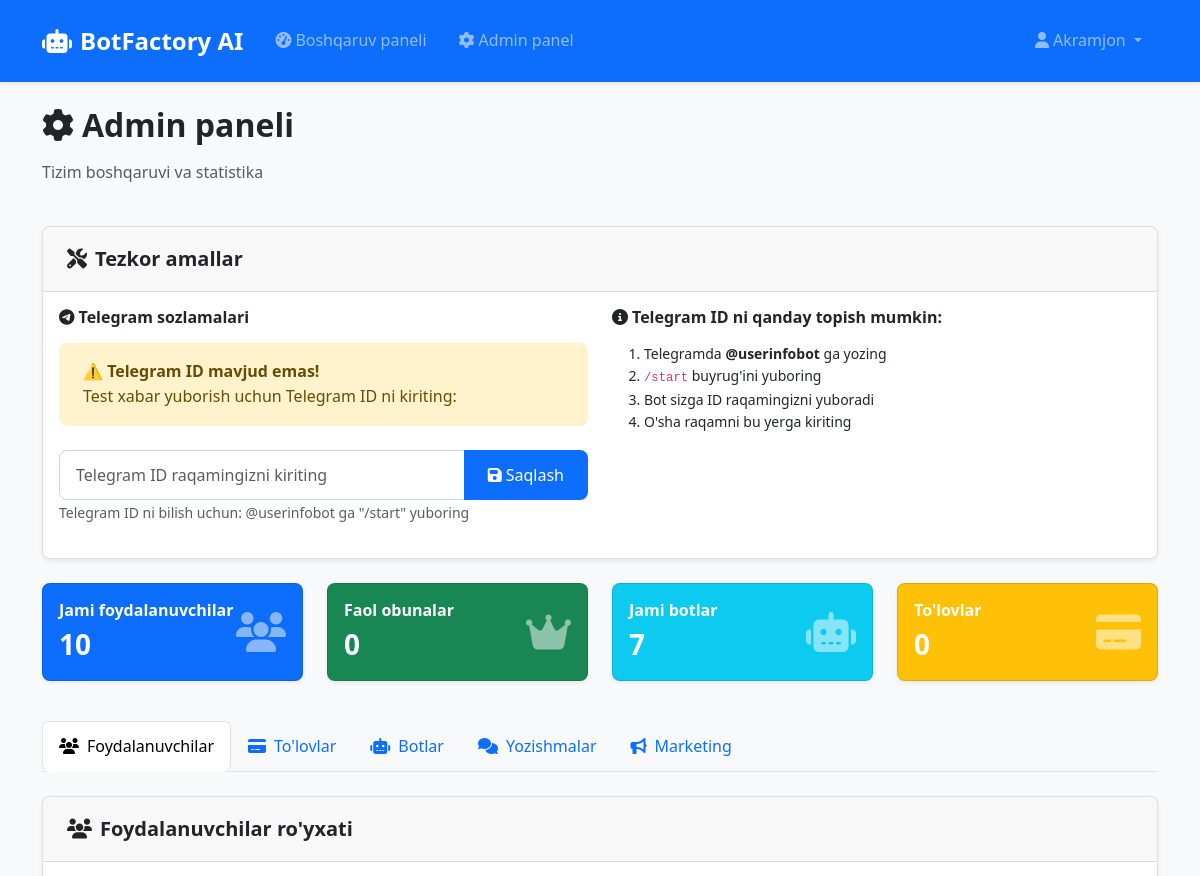
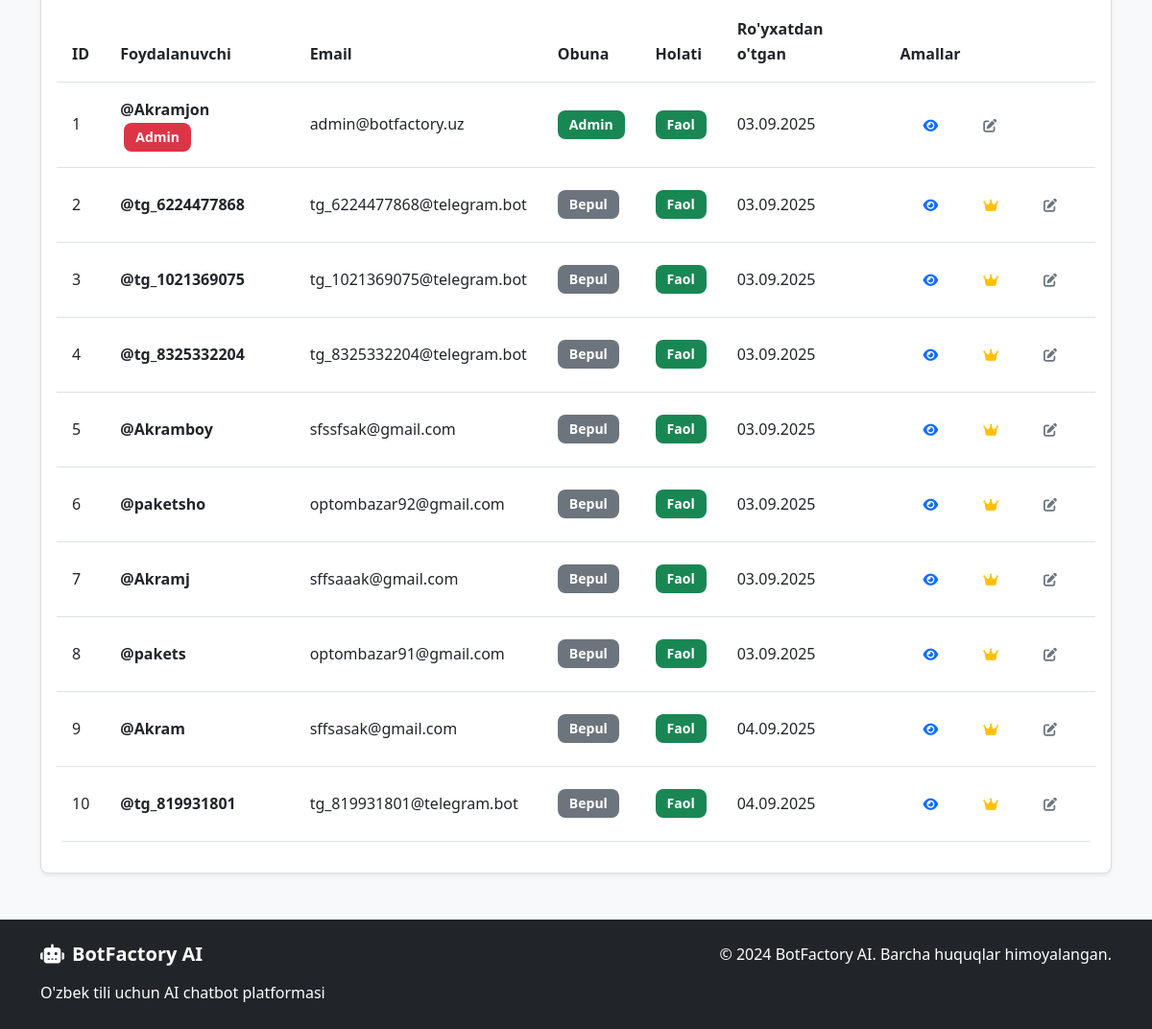
Page /admin/ (signed in) on the earlier database version (2 pictures, top to bottom).
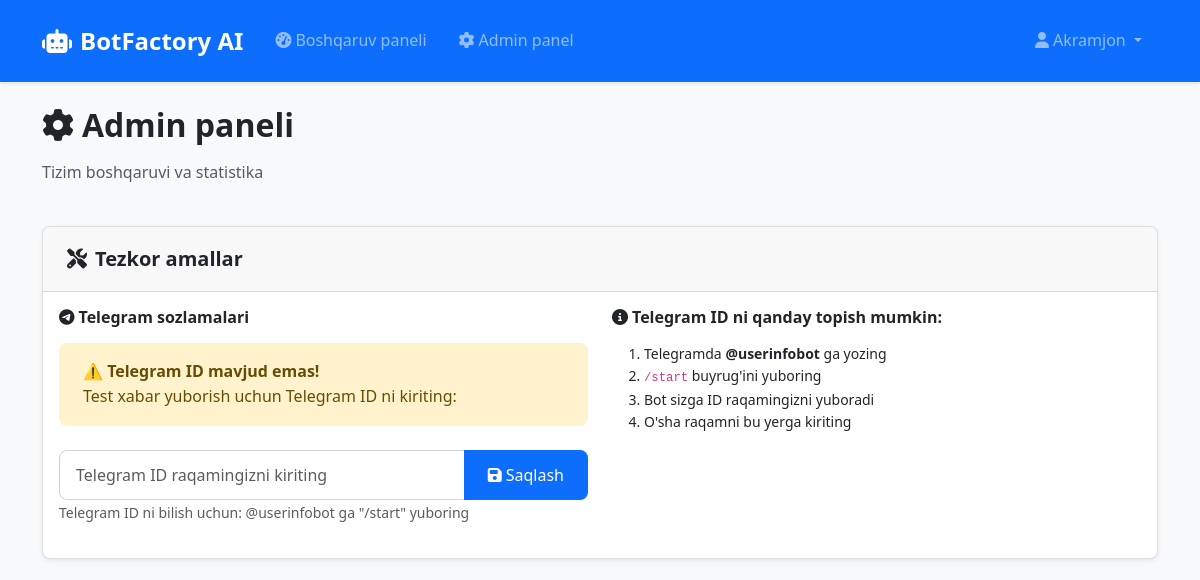
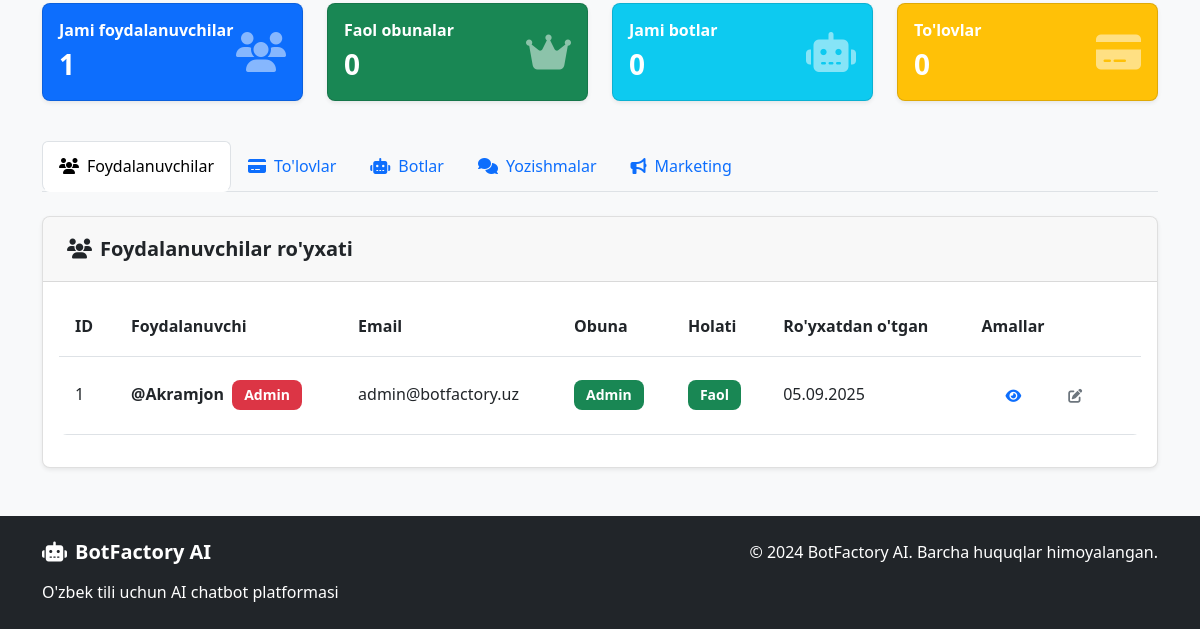
Same page on the later database version (2 pictures, top to bottom).
### models.py (models this page shows, shortened)
class User(UserMixin, db.Model):
    id = db.Column(db.Integer, primary_key=True)
    username = db.Column(db.String(64), unique=True, nullable=False)
    email = db.Column(db.String(120), unique=True, nullable=False)
    password_hash = db.Column(db.String(256), nullable=False)
    language = db.Column(db.String(2), default='uz')  # uz/ru/en
    subscription_type = db.Column(db.String(20), default='free')  # free/basic/premium/admin
    subscription_end_date = db.Column(db.DateTime)
    is_admin = db.Column(db.Boolean, default=False)
    _is_active = db.Column('is_active', db.Boolean, default=True)
    created_at = db.Column(db.DateTime, default=datetime.utcnow)
    telegram_id = db.Column(db.String(50), unique=True)
    instagram_id = db.Column(db.String(50), unique=True)
    whatsapp_number = db.Column(db.String(20), unique=True)
    phone_number = db.Column(db.String(20))
    admin_chat_id = db.Column(db.String(50))  # Admin telegram chat ID for notifications
    notification_channel = db.Column(db.String(100))  # Telegram channel for notifications
    notifications_enabled = db.Column(db.Boolean, default=False)
    bots = db.relationship('Bot', backref='owner', lazy=True, cascade='all, delete-orphan')
    payments = db.relationship('Payment', backref='user', lazy=True)
    @property
    def is_active(self):
        return self._is_active
    @is_active.setter
    def is_active(self, value):
        """Allow setting is_active"""
        self._is_active = value

### routes.py (the view)
@main_bp.route('/admin')
@main_bp.route('/admin/')
@login_required
def admin():
    if not current_user.is_admin:
        flash('Sizda admin huquqi yo\'q!', 'error')
        return redirect(url_for('main.dashboard'))
    users = User.query.all()
    payments = Payment.query.order_by(Payment.created_at.desc()).limit(50).all()
    bots = Bot.query.all()
    stats = {
        'total_users': User.query.count(),
        'active_subscriptions': User.query.filter(User.subscription_type.in_(['starter', 'basic', 'premium'])).count(),
        'total_bots': Bot.query.count(),
        'total_payments': Payment.query.filter_by(status='completed').count(),
        'monthly_revenue': Payment.query.filter(
            Payment.status == 'completed',
            Payment.created_at >= datetime.utcnow() - timedelta(days=30)
        ).count()
    }
    broadcasts = BroadcastMessage.query.order_by(BroadcastMessage.created_at.desc()).limit(10).all()
    chat_history = ChatHistory.query.order_by(ChatHistory.created_at.desc()).limit(50).all()
    return render_template('admin.html', users=users, payments=payments,
                         bots=bots, stats=stats, broadcasts=broadcasts, chat_history=chat_history)

### templates/admin.html (shortened to what this page needs)
{% extends "base.html" %}
{% block content %}
<div class="row mb-4">
    <div class="col-12">
        <h2><i class="fas fa-cog me-2"></i>Admin paneli</h2>
        <p class="text-muted">Tizim boshqaruvi va statistika</p>
    </div>
</div>
<div class="row mb-4">
    <div class="col-12">
        <div class="card">
            <div class="card-header">
                <h5 class="mb-0"><i class="fas fa-tools me-2"></i>Tezkor amallar</h5>
            </div>
            <div class="card-body">
                <div class="row">
                    <div class="col-md-6">
                        <h6><i class="fab fa-telegram me-1"></i>Telegram sozlamalari</h6>
                        {% if current_user.telegram_id %}
                        <p><strong>Sizning Telegram ID:</strong> <span class="badge bg-success">{{ current_user.telegram_id }}</span></p>
                        <form method="POST" action="{{ url_for('main.test_message') }}" style="display: inline;">
                            <button type="submit" class="btn btn-success me-2">
                                <i class="fas fa-paper-plane me-1"></i>📧 Test xabar yuborish
                            </button>
                        </form>
                        {% else %}
                        <div class="alert alert-warning">
                            <strong>⚠️ Telegram ID mavjud emas!</strong><br>
                            Test xabar yuborish uchun Telegram ID ni kiriting:
                        </div>
                        <form method="POST" action="{{ url_for('main.set_telegram_id') }}" class="mb-3">
                            <div class="input-group">
                                <input type="text" name="telegram_id" class="form-control" placeholder="Telegram ID raqamingizni kiriting" required>
                                <button type="submit" class="btn btn-primary">
                                    <i class="fas fa-save me-1"></i>Saqlash
                                </button>
                            </div>
                            <small class="text-muted">Telegram ID ni bilish uchun: @userinfobot ga "/start" yuboring</small>
                        </form>
                        {% endif %}
                    </div>
                    <div class="col-md-6">
                        <h6><i class="fas fa-info-circle me-1"></i>Telegram ID ni qanday topish mumkin:</h6>
                        <ol class="small">
                            <li>Telegramda <strong>@userinfobot</strong> ga yozing</li>
                            <li><code>/start</code> buyrug'ini yuboring</li>
                            <li>Bot sizga ID raqamingizni yuboradi</li>
                            <li>O'sha raqamni bu yerga kiriting</li>
                        </ol>
                    </div>
                </div>
            </div>
        </div>
    </div>
</div>
<div class="row mb-4">
    <div class="col-md-3 mb-3">
        <div class="card bg-primary text-white">
            <div class="card-body">
                <div class="d-flex align-items-center">
                    <div class="flex-grow-1">
                        <h6 class="card-title">Jami foydalanuvchilar</h6>
                        <h3 class="mb-0">{{ stats.total_users }}</h3>
                    </div>
                    <div class="fs-1 opacity-50">
                        <i class="fas fa-users"></i>
                    </div>
                </div>
            </div>
        </div>
    </div>
    <div class="col-md-3 mb-3">
        <div class="card bg-success text-white">
            <div class="card-body">
                <div class="d-flex align-items-center">
                    <div class="flex-grow-1">
                        <h6 class="card-title">Faol obunalar</h6>
                        <h3 class="mb-0">{{ stats.active_subscriptions }}</h3>
                    </div>
                    <div class="fs-1 opacity-50">
                        <i class="fas fa-crown"></i>
                    </div>
                </div>
            </div>
        </div>
    </div>
    <div class="col-md-3 mb-3">
        <div class="card bg-info text-white">
            <div class="card-body">
                <div class="d-flex align-items-center">
                    <div class="flex-grow-1">
                        <h6 class="card-title">Jami botlar</h6>
                        <h3 class="mb-0">{{ stats.total_bots }}</h3>
                    </div>
                    <div class="fs-1 opacity-50">
                        <i class="fas fa-robot"></i>
                    </div>
                </div>
            </div>
        </div>
    </div>
    <div class="col-md-3 mb-3">
        <div class="card bg-warning text-white">
            <div class="card-body">
                <div class="d-flex align-items-center">
                    <div class="flex-grow-1">
                        <h6 class="card-title">To'lovlar</h6>
                        <h3 class="mb-0">{{ stats.total_payments }}</h3>
                    </div>
                    <div class="fs-1 opacity-50">
                        <i class="fas fa-credit-card"></i>
                    </div>
                </div>
            </div>
        </div>
    </div>
</div>
<ul class="nav nav-tabs mb-4" id="adminTabs" role="tablist">
    <li class="nav-item" role="presentation">
        <button class="nav-link active" id="users-tab" data-bs-toggle="tab" data-bs-target="#users" type="button">
            <i class="fas fa-users me-2"></i>Foydalanuvchilar
        </button>
    </li>
    <li class="nav-item" role="presentation">
        <button class="nav-link" id="payments-tab" data-bs-toggle="tab" data-bs-target="#payments" type="button">
            <i class="fas fa-credit-card me-2"></i>To'lovlar
        </button>
    </li>
    <li class="nav-item" role="presentation">
        <button class="nav-link" id="bots-tab" data-bs-toggle="tab" data-bs-target="#bots" type="button">
            <i class="fas fa-robot me-2"></i>Botlar
        </button>
    </li>
    <li class="nav-item" role="presentation">
        <button class="nav-link" id="chat-history-tab" data-bs-toggle="tab" data-bs-target="#chat-history" type="button">
            <i class="fas fa-comments me-2"></i>Yozishmalar
        </button>
    </li>
    <li class="nav-item" role="presentation">
        <button class="nav-link" id="marketing-tab" data-bs-toggle="tab" data-bs-target="#marketing" type="button">
            <i class="fas fa-bullhorn me-2"></i>Marketing
        </button>
    </li>
</ul>
<div class="tab-content" id="adminTabsContent">
    <div class="tab-pane fade show active" id="users" role="tabpanel">
        <div class="card">
            <div class="card-header">
                <h5 class="mb-0"><i class="fas fa-users me-2"></i>Foydalanuvchilar ro'yxati</h5>
            </div>
            <div class="card-body">
                <div class="table-responsive">
                    <table class="table table-hover">
                        <thead>
                            <tr>
                                <th>ID</th>
                                <th>Foydalanuvchi</th>
                                <th>Email</th>
                                <th>Obuna</th>
                                <th>Holati</th>
                                <th>Ro'yxatdan o'tgan</th>
                                <th>Amallar</th>
                            </tr>
                        </thead>
                        <tbody>
                            {% for user in users %}
                            <tr>
                                <td>{{ user.id }}</td>
                                <td>
                                    <strong>@{{ user.username }}</strong>
                                    {% if user.is_admin %}
                                    <span class="badge bg-danger ms-1">Admin</span>
                                    {% endif %}
                                </td>
                                <td>{{ user.email }}</td>
                                <td>
                                    {% if user.subscription_type == 'free' %}
                                    <span class="badge bg-secondary">Bepul</span>
                                    {% elif user.subscription_type == 'basic' %}
                                    <span class="badge bg-primary">Basic</span>
                                    {% elif user.subscription_type == 'premium' %}
                                    <span class="badge bg-warning">Premium</span>
                                    {% elif user.subscription_type == 'admin' %}
                                    <span class="badge bg-success">Admin</span>
                                    {% endif %}
                                </td>
                                <td>
                                    {% if user.is_active %}
                                    <span class="badge bg-success">Faol</span>
                                    {% else %}
                                    <span class="badge bg-danger">Bloklangan</span>
                                    {% endif %}
                                </td>
                                <td>{{ user.created_at.strftime('%d.%m.%Y') }}</td>
                                <td>
                                    <div class="btn-group btn-group-sm">
                                        <button class="btn btn-outline-primary" title="Ko'rish">
                                            <i class="fas fa-eye"></i>
                                        </button>
                                        {% if user.subscription_type != 'admin' %}
                                        <button class="btn btn-outline-warning"
                                                title="Obunani o'zgartirish"
                                                data-bs-toggle="modal"
                                                data-bs-target="#changeSubscriptionModal"
                                                data-user-id="{{ user.id }}"
                                                data-user-name="@{{ user.username }}"
                                                data-current-subscription="{{ user.subscription_type }}">
                                            <i class="fas fa-crown"></i>
                                        </button>
                                        {% endif %}
                                        <button class="btn btn-outline-secondary" title="Tahrirlash">
                                            <i class="fas fa-edit"></i>
                                        </button>
                                    </div>
                                </td>
                            </tr>
                            {% endfor %}
                        </tbody>
                    </table>
                </div>
            </div>
        </div>
    </div>
</div>
{% endblock %}

### templates/base.html (shortened to what this page needs)
<!DOCTYPE html>
<html lang="uz">
<head>
    <link href="https://cdn.jsdelivr.net/npm/bootstrap@5.3.0/dist/css/bootstrap.min.css" rel="stylesheet">
    <link href="https://cdnjs.cloudflare.com/ajax/libs/font-awesome/6.4.0/css/all.min.css" rel="stylesheet">
    <link href="{{ url_for('static', filename='css/style.css') }}?v=2024030312" rel="stylesheet">
</head>
<body>
    <nav class="navbar navbar-expand-lg navbar-dark bg-primary">
        <div class="container">
            <a class="navbar-brand" href="{{ url_for('main.index') }}">
                <i class="fas fa-robot me-2"></i>BotFactory AI
            </a>
            <div class="collapse navbar-collapse" id="navbarNav">
                <ul class="navbar-nav me-auto">
                    {% if current_user.is_authenticated %}
                        <li class="nav-item">
                            <a class="nav-link" href="{{ url_for('main.dashboard') }}">
                                <i class="fas fa-tachometer-alt me-1"></i>Boshqaruv paneli
                            </a>
                        </li>
                        {% if current_user.is_admin %}
                        <li class="nav-item">
                            <a class="nav-link" href="{{ url_for('main.admin') }}">
                                <i class="fas fa-cog me-1"></i>Admin panel
                            </a>
                        </li>
                        {% endif %}
                    {% endif %}
                </ul>
                <ul class="navbar-nav">
                    {% if current_user.is_authenticated %}
                        <li class="nav-item dropdown">
                            <a class="nav-link dropdown-toggle" href="#" role="button" data-bs-toggle="dropdown">
                                <i class="fas fa-user me-1"></i>{{ current_user.username }}
                            </a>
                        </li>
                    {% endif %}
                </ul>
            </div>
        </div>
    </nav>
    <main class="container my-4">
        {% block content %}{% endblock %}
    </main>
    <footer class="bg-dark text-white py-4 mt-5">
        <div class="container">
            <div class="row">
                <div class="col-md-6">
                    <h5><i class="fas fa-robot me-2"></i>BotFactory AI</h5>
                    <p class="mb-0">O'zbek tili uchun AI chatbot platformasi</p>
                </div>
                <div class="col-md-6 text-md-end">
                    <p class="mb-0">&copy; 2024 BotFactory AI. Barcha huquqlar himoyalangan.</p>
                </div>
            </div>
        </div>
    </footer>
</body>
</html>

Differences in the rows shown:
removed User: id "2", username "tg_6224477868", email "tg_6224477868@telegram.bot", subscription_type "Bepul", is_active "Faol", created_at "03.09.2025"
removed User: id "3", username "tg_1021369075", email "tg_1021369075@telegram.bot", subscription_type "Bepul", is_active "Faol", created_at "03.09.2025"
removed User: id "4", username "tg_8325332204", email "tg_8325332204@telegram.bot", subscription_type "Bepul", is_active "Faol", created_at "03.09.2025"
removed User: id "5", username "Akramboy", email "sfssfsak@gmail.com", subscription_type "Bepul", is_active "Faol", created_at "03.09.2025"
removed User: id "6", username "paketsho", email "optombazar92@gmail.com", subscription_type "Bepul", is_active "Faol", created_at "03.09.2025"
removed User: id "7", username "Akramj", email "sffsaaak@gmail.com", subscription_type "Bepul", is_active "Faol", created_at "03.09.2025"
removed User: id "8", username "pakets", email "optombazar91@gmail.com", subscription_type "Bepul", is_active "Faol", created_at "03.09.2025"
removed User: id "9", username "Akram", email "sffsasak@gmail.com", subscription_type "Bepul", is_active "Faol", created_at "04.09.2025"
removed User: id "10", username "tg_819931801", email "tg_819931801@telegram.bot", subscription_type "Bepul", is_active "Faol", created_at "04.09.2025"
changed User "Akramjon": created_at "03.09.2025" → "05.09.2025"
Other differences:
{{ stats.total_users }}: "10" → "1"
{{ stats.total_bots }}: "7" → "0"
